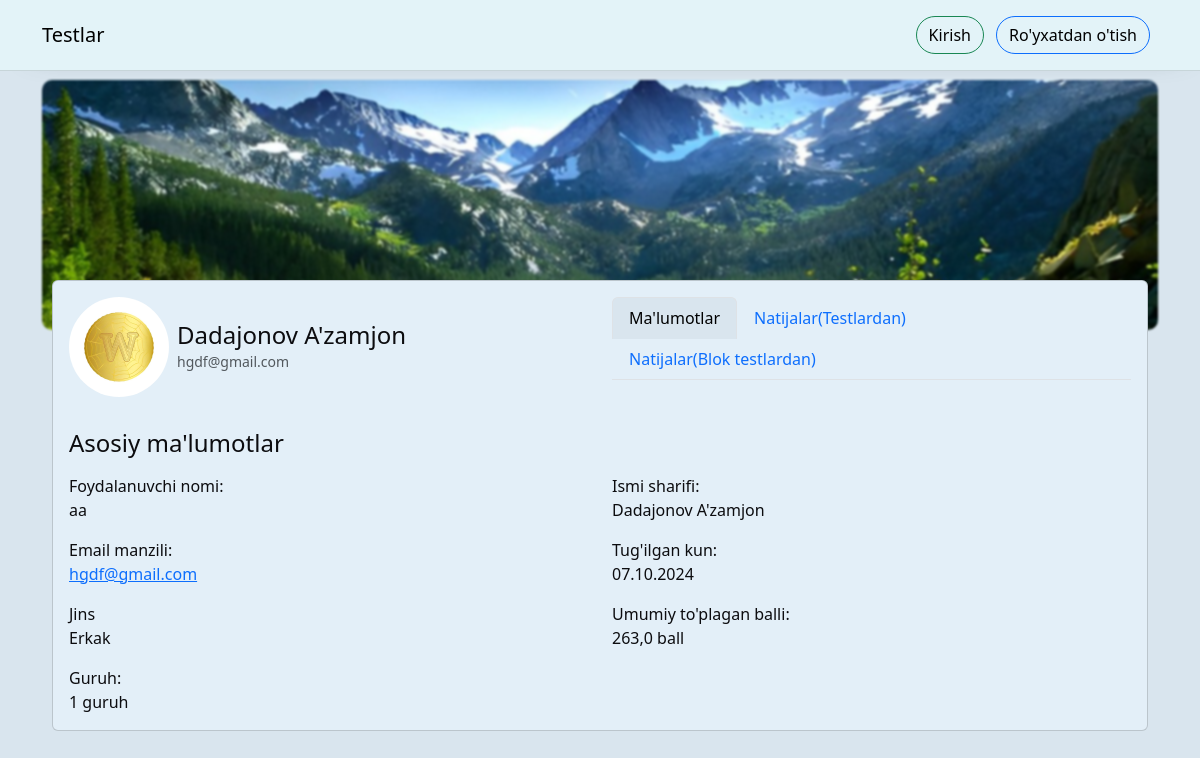
The app's page /profile/aa/, older data.
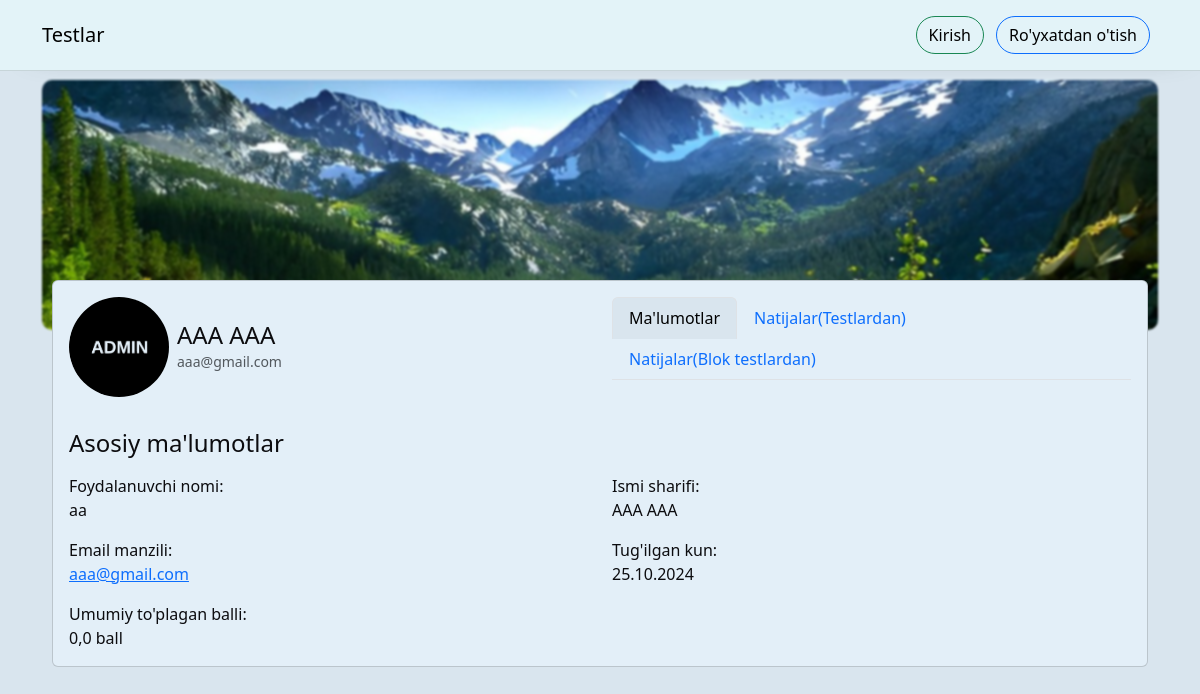
The same page, newer data.
### users/models.py (models this page shows, shortened)
class User(AbstractUser):
    ball = models.FloatField(default=0)
    image = models.ImageField(upload_to='images/', blank=True, null=True)
    full_name = models.CharField(max_length=100)
    date_brith = models.DateField(null=True, blank=True)
    jins = models.CharField(max_length=10, choices=(('Erkak', 'Erkak'), ('Ayol', 'Ayol')))
    class Meta:
        verbose_name = 'Foydalanuvchi'
        verbose_name_plural = 'Foydalanuvchilar'

class Group(models.Model):
    name = models.CharField(max_length=100)
    description = models.TextField()
    students = models.ManyToManyField(User, related_name='guruhlar')
    slug = models.SlugField(unique=True)
    class Meta:
        verbose_name = 'Guruh'
        verbose_name_plural = 'Guruhlar'
    def __str__(self):
        return self.name

### users/views.py (the view, shortened to what this page needs)
# urls.py: path('profile/<str:username>/', profile_view),
def profile_view(request, username):
    user = get_object_or_404(User, username=username)
    natijalar = Result.objects.filter(user=user)
    dtm_results = DtmResult.objects.filter(user=user)
    return render(request, 'users/profile.html', {'profile': user, 'results': natijalar, 'dtm_results': dtm_results})

### quizes/models.py (called while the page is built)
    def correct_answers(self):
        return self.answers.filter(variant__is_correct=True).count()

    def wrong_answers(self):
        return self.answers.filter(variant__is_correct=False).count()

    def time_token(self):
        return f"{(self.time//3600):02d}:{(self.time%3600//60):02d}:{(self.time%60):02d}"

    def correct_answers(self):
        return self.answers.filter(variant__is_correct=True).count()

    def wrong_answers(self):
        return self.answers.filter(variant__is_correct=False).count()

    def time_token(self):
        return f"{(self.time//3600):02d}:{(self.time%3600//60):02d}:{(self.time%60):02d}"

### templates/users/profile.html (shortened to what the changed rows need)
{% extends "base.html" %}
{% block content %}
    <div class="position-relative">
        <div class="position-absolute" style="top: -50px;left: 10px;right: 10px;">
            <div class="card p-3">
                <div class="row">
                    <div class="col-md-6 mb-3">
                        <div class="d-flex align-items-center gap-2">
                            <img src="{% if profile.image %}{{profile.image.url}}{% else %}/static/images/all.png{% endif %}" onclick="document.querySelector('#profile_image').click()" alt="Profile picture" class="rounded-circle" style="cursor: pointer;" width="100px" height="100px">
                            <div>
                                <h4 class="mb-0">{{profile.full_name}}</h4>
                                <span class="text-muted" style='font-size: 14px;'>{{profile.email}}</span>
                            </div>
                        </div>
                    </div>
                    <div class="col-md-12 mt-3">
                        <div class="tab-content" id="nav-tabContent">
                            <div class="tab-pane fade show active" id="nav-home" role="tabpanel" aria-labelledby="nav-home-tab" tabindex="0">
                                {% if profile == user %}
                                <h4 class="mb-3">Asosiy ma'lumotlar</h4>
                                <form method="post" class="row">{% csrf_token %}
                                    <div class="col-md-6 mb-3">
                                        <label for="username">Foydalanuvchi nomi <span class="text-danger fw-bold">*</span></label>
                                        <input type="text" disabled class="form-control disabled" required id="username" name="username" value="{{profile.username}}">
                                    </div>
                                    <div class="col-md-6 mb-3">
                                        <label for="email">Email manzili<span class="text-danger fw-bold">*</span></label>
                                        <input type="email" class="form-control" required id="email" name="email" value="{{profile.email}}">
                                    </div>
                                    <div class="col-md-6 mb-3">
                                        <label for="full_name">Ismi sharifi<span class="text-danger fw-bold">*</span></label>
                                        <input type="text" class="form-control" required id="full_name" name="full_name" value="{{profile.full_name}}">
                                    </div>
                                    <div class="col-md-6 mb-3">
                                        <label for="date_brith">Tug'ilgan kun<span class="text-danger fw-bold">*</span></label>
                                        <input type="date" class="form-control" required id="date_brith" name="date_brith" value="{{profile.date_brith|date:"Y-m-d"}}">
                                    </div>
                                    <div class="col-md-12 mb-3">
                                        <label for="jins">Jins<span class="text-danger fw-bold">*</span></label>
                                        <select class="form-select" id="jins" name="jins" required>
                                            <option value="Erkak" {% if profile.jins == "Erkak" %}selected{% endif %}>Erkak</option>
                                            <option value="Ayol" {% if profile.jins == "Ayol" %}selected{% endif %}>Ayol</option>
                                        </select>
                                    </div>
                                    <div class="p-3">
                                        <span class="text-dange">{{error}}</span>
                                    </div>
                                    <div class="p-3">
                                        <button class="btn btn-primary">Saqlash</button>
                                    </div>
                                </form>
                                {% else %}
                                <h4 class="mb-3">Asosiy ma'lumotlar</h4>
                                <div class="row">
                                    <div class="col-md-6 mb-3">
                                        Foydalanuvchi nomi: <br>
                                        {{profile.username}}
                                    </div>
                                    <div class="col-md-6 mb-3">
                                        Ismi sharifi: <br>
                                        {{profile.full_name}}
                                    </div>
                                    {% if profile.email %}
                                    <div class="col-md-6 mb-3">
                                        Email manzili: <br>
                                        <a href="mailto:{{profile.email}}">{{profile.email}}</a>
                                    </div>
                                    {% endif %}
                                    {% if profile.date_brith %}
                                    <div class="col-md-6 mb-3">
                                        Tug'ilgan kun: <br>
                                        {{profile.date_brith|date:"d.m.Y"}}
                                    </div>
                                    {% endif %}
                                    {% if profile.jins %}
                                    <div class="col-md-6 mb-3">
                                        Jins <br>
                                        {{profile.jins}}
                                    </div>
                                    {% endif %}
                                    <div class="col-md-6">
                                        Umumiy to'plagan balli: <br>
                                        {{profile.ball}} ball
                                    </div>
                                    {% if profile.guruhlar.exists %}
                                    <div class="col-md-6">
                                        Guruh: <br>
                                        {{profile.guruhlar.first}}
                                    </div>
                                    {% endif %}
                                </div>
                                {% endif %}
                            </div>
                        </div>
                    </div>
                </div>
            </div>
        </div>
    </div>
{% endblock content %}

Row changes from the older to the newer data that the page shows:
no longer on this page (row edited): User: image (picture), full_name "Dadajonov A'zamjon", email "hgdf@gmail.com", username "aa", date_brith "07.10.2024", jins "Erkak", ball "263,0", guruhlar.first "1 guruh"
now on this page (row edited): User: image (picture), full_name "AAA AAA", email "aaa@gmail.com", username "aa", date_brith "25.10.2024", ball "0,0"
Text that changed along with them:
text no longer shown: "Jins Guruh:"
